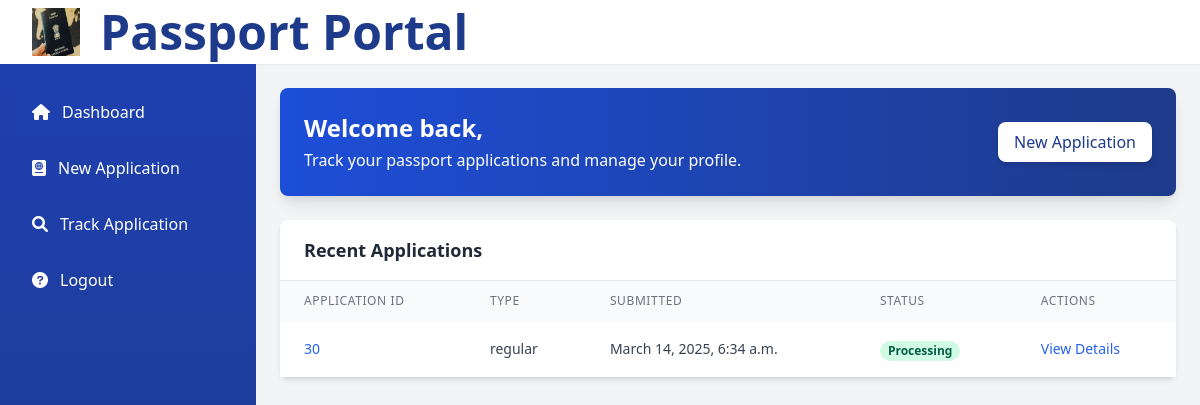
The app's page /user/dashboard/ (signed in), older data.
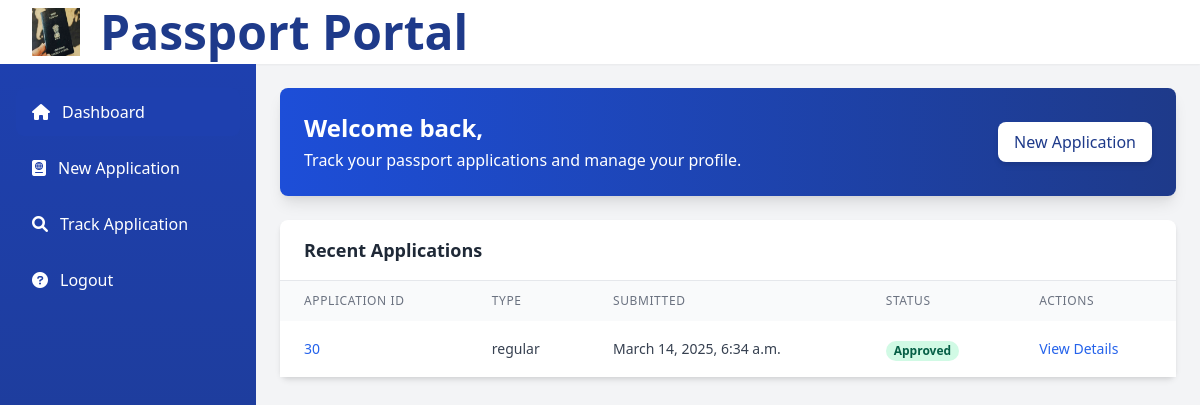
The same page, newer data.
### user_app/models.py (models this page shows, shortened)
class PassportApplication(models.Model):
    GENDER_CHOICES = [
        ('M', 'Male'),
        ('F', 'Female'),
        ('O', 'Other'),
    ]
    MARITAL_STATUS_CHOICES = [
        ('single', 'Single'),
        ('married', 'Married'),
        ('divorced', 'Divorced'),
        ('widowed', 'Widowed'),
        ('separated', 'Separated'),
    ]
    ID_TYPE_CHOICES = [
        ('aadhar', 'Aadhar Card'),
        ('pan', 'PAN Card'),
        ('passport', 'Passport'),
        ('voter', 'Voter ID'),
        ('driving', 'Driving License'),
        ('other', 'Other'),
    ]
    PASSPORT_TYPE_CHOICES = [
        ('regular', 'Regular'),
        ('official', 'Official'),
        ('diplomatic', 'Diplomatic'),
    ]
    PAGE_COUNT_CHOICES = [
        ('standard', 'Standard (36 pages)'),
        ('extra', 'Extra (60 pages)'),
    ]
    TRAVEL_PURPOSE_CHOICES = [
        ('tourism', 'Tourism'),
        ('business', 'Business'),
        ('study', 'Study'),
        ('employment', 'Employment'),
        ('family', 'Family Visit'),
        ('other', 'Other'),
    ]
    PAYMENT_METHOD_CHOICES = [
        ('online', 'Online Payment (Credit/Debit Card)'),
        ('bankTransfer', 'Bank Transfer'),
        ('challan', 'Bank Challan'),
    ]
    first_name = models.CharField(max_length=100)
    middle_name = models.CharField(max_length=100, blank=True)
    last_name = models.CharField(max_length=100)
    date_of_birth = models.DateField()
    city_of_birth = models.CharField(max_length=100)
    state_of_birth = models.CharField(max_length=100)
    country_of_birth = models.CharField(max_length=100)
    gender = models.CharField(max_length=1, choices=GENDER_CHOICES)
    marital_status = models.CharField(max_length=20, choices=MARITAL_STATUS_CHOICES)
    nationality = models.CharField(max_length=100)
    occupation = models.CharField(max_length=100)
    address_line1 = models.CharField(max_length=200)
    address_line2 = models.CharField(max_length=200, blank=True)
    city = models.CharField(max_length=100)
    state = models.CharField(max_length=100)
    postal_code = models.CharField(max_length=20)
    country = models.CharField(max_length=100)
    phone_number = models.CharField(max_length=20)
    email = models.EmailField()
    id_type = models.CharField(max_length=20, choices=ID_TYPE_CHOICES)
    id_number = models.CharField(max_length=100)
    aadhar_number = models.CharField(
        max_length=12,null=True,blank=True,
        validators=[RegexValidator(r'^\d{12}$', 'Aadhar Number must be exactly 12 digits.')]
    )
    pan_number = models.CharField(
        max_length=10,null=True,blank=True,
        validators=[RegexValidator(r'^[A-Z0-9]{10}$', 'PAN Number must be exactly 10 alphanumeric characters.')]
    )
    father_name = models.CharField(max_length=200)
    mother_name = models.CharField(max_length=200)
    father_nationality = models.CharField(max_length=100)
    mother_nationality = models.CharField(max_length=100)
    father_passport_number = models.CharField(max_length=30, blank=True)
    mother_passport_number = models.CharField(max_length=30, blank=True)
    emergency_contact_name = models.CharField(max_length=200)
    emergency_contact_relationship = models.CharField(max_length=100)
    emergency_contact_phone = models.CharField(max_length=20)
    emergency_contact_address = models.CharField(max_length=300)
    passport_type = models.CharField(max_length=20, choices=PASSPORT_TYPE_CHOICES)
    page_count = models.CharField(max_length=20, choices=PAGE_COUNT_CHOICES)
    travel_purpose = models.CharField(max_length=20, choices=TRAVEL_PURPOSE_CHOICES)
    proof_of_identity = models.JSONField(default=list)  # Stores list of selected document types
    proof_of_address = models.JSONField(default=list)   # Stores list of selected document types
    additional_documents = models.TextField(blank=True)
    payment_method = models.JSONField(default=list)  # Stores selected payment methods
    expedited_service = models.BooleanField(default=False)
    total_amount = models.DecimalField(max_digits=10, decimal_places=2, default=0.0)  # New Field
    signature_file = models.ImageField(upload_to='signatures/', blank=True, null=True)
    application_date = models.DateField()
    parental_consent = models.BooleanField(default=False)
    terms_agreed = models.BooleanField(default=False)
    created_at = models.DateTimeField(auto_now_add=True)
    updated_at = models.DateTimeField(auto_now=True)
    application_status = models.CharField(max_length=20, default='draft')
    user = models.ForeignKey(PassportRegistration, on_delete=models.CASCADE, blank=True, null=True)

### user_app/views.py (the view)
# urls.py: path('dashboard/',views.dashboard_view,name='dashboard'),
def dashboard_view(request):
    user_id = request.session['user_id']
    data = PassportApplication.objects.filter(user__id=user_id)
    return render(request,'dashboard.html', {'data': data})

### user_app/templates/dashboard.html (shortened to what the changed rows need)
<!DOCTYPE html>
<html lang="en">
    {% load static %}
<head>
    <link href="https://cdnjs.cloudflare.com/ajax/libs/tailwindcss/2.2.19/tailwind.min.css" rel="stylesheet">
    <link href="https://cdnjs.cloudflare.com/ajax/libs/font-awesome/6.0.0-beta3/css/all.min.css" rel="stylesheet">
</head>
<body class="bg-gray-100">
    <div class="flex">
         {% block content%}
        <main class="flex-1 p-6">
            <div class="max-w-7xl mx-auto">
                <div class="bg-gradient-to-r from-blue-700 to-blue-900 text-white rounded-lg p-6 mb-6 shadow-lg">
                    <div class="flex justify-between items-center">
                        <div>
                            <h1 class="text-2xl font-bold">Welcome back, {{request.session.user_name}}</h1>
                        </div>
                    </div>
                </div>
                <div class="bg-white rounded-lg shadow-md mb-6">
                    <div class="px-6 py-4 border-b border-gray-200">
                        <h2 class="text-lg font-semibold text-gray-800">Recent Applications</h2>
                    </div>
                    <div class="overflow-x-auto">
                        <table class="min-w-full">
                            <thead>
                                <tr class="bg-gray-50">
                                    <th class="px-6 py-3 text-left text-xs font-medium text-gray-500 uppercase tracking-wider">Application ID</th>
                                    <th class="px-6 py-3 text-left text-xs font-medium text-gray-500 uppercase tracking-wider">Type</th>
                                    <th class="px-6 py-3 text-left text-xs font-medium text-gray-500 uppercase tracking-wider">Submitted</th>
                                    <th class="px-6 py-3 text-left text-xs font-medium text-gray-500 uppercase tracking-wider">Status</th>
                                    <th class="px-6 py-3 text-left text-xs font-medium text-gray-500 uppercase tracking-wider">Actions</th>
                                </tr>
                            </thead>
                            <tbody class="bg-white divide-y divide-gray-200">
                                {% for d in data %}
                                <tr>
                                    <td class="px-6 py-4 whitespace-nowrap text-sm font-medium text-blue-600">{{d.id}}</td>
                                    <td class="px-6 py-4 whitespace-nowrap text-sm text-gray-700">{{d.passport_type}}</td>
                                    <td class="px-6 py-4 whitespace-nowrap text-sm text-gray-700">{{d.created_at}}</td>
                                    <td class="px-6 py-4 whitespace-nowrap">
                                        <span class="px-2 inline-flex text-xs leading-5 font-semibold rounded-full bg-green-100 text-green-800">
                                            {{d.application_status}}
                                        </span>
                                    </td>
                                    <td class="px-6 py-4 whitespace-nowrap text-sm text-blue-600">
                                        <a href="{% url 'application_detail' application_id=d.id %}">View Details</a>
                                    </td>
                                </tr>
                                {% endfor %}
                            </tbody>
                        </table>
                    </div>
                </div>
            </div>
        </main>
        {% endblock %}
    </div>
</body>
</html>

Row changes from the older to the newer data that the page shows:
changed PassportApplication "regular": application_status "Processing" → "Approved"
